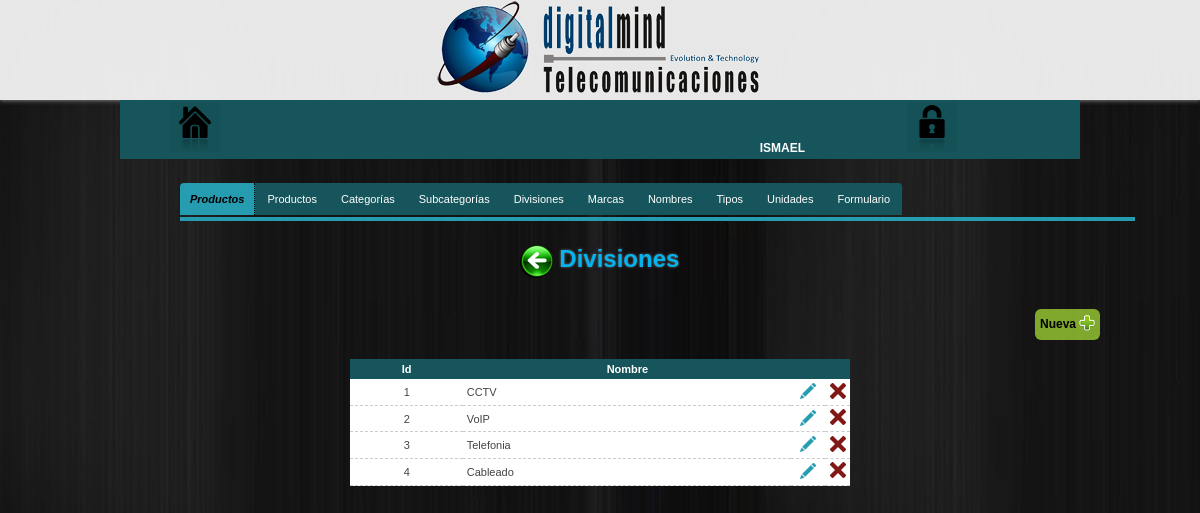
Page /configuracion/productos/divisiones (signed in) on the committed database.
### tables this page shows
CREATE TABLE IF NOT EXISTS `division` (
  `id_division` int(10) NOT NULL,
  `nombre_division` varchar(50) NOT NULL
);

### configuracion/productos/divisiones/classDivisiones.php (called while the page is built, shortened)
<?php
	class Divisiones
	{
		public function obtenerDivisionesProducto() {
			$Conexion = new dataBaseConn();
			$sth = $Conexion -> prepare('SELECT id_division,nombre_division FROM division');
			$sth -> execute();
			$divisionesProd = $sth -> fetchAll();
			return $divisionesProd;
		}
	}
?>

### libs/encrypt_decrypt_strings_urls.php (called while the page is built, shortened)
<?php
	function encrypt($string, $key) {
	   $result = '';
	   for($i=0; $i<strlen($string); $i++) {
	      $char = substr($string, $i, 1);
	      $keychar = substr($key, ($i % strlen($key))-1, 1);
	      $char = chr(ord($char)+ord($keychar));
	      $result.=$char;
	   }
	   return base64_encode($result);
	}
?>

### configuracion/productos/divisiones/tabla_divisionesp.php (the view, shortened to what this page needs)
<?php require_once("../../../libs/encrypt_decrypt_strings_urls.php"); ?>
<?php if($datDivisionProd = $fnDivisiones -> obtenerDivisionesProducto() ) : ?>
	<table class="datos-bd">
		<tr>
			<th>Id</th>
			<th>Nombre</th>
			<th>&nbsp;</th>
			<th>&nbsp;</th>
		</tr>
		<?php foreach($datDivisionProd as $divisionProd) : ?>
			<tr>
				<td><?=$divisionProd['id_division']?></td>
				<td style="text-align: left;"><?=$divisionProd['nombre_division']?></td>
				<td width="5%">
					<?php $idDivisionProd = encrypt($divisionProd['id_division'],"divisionesProductoDM") ?>
					<a href="actualizar_divisionp.php?IDdivision=<?=$idDivisionProd?>" class="EditDivProd"><img src="../../../images/editar.png" title="Editar"></a>
				</td>
				<td width="5%">
					<form action="" method="POST" enctype="application/x-www-form-urlencoded" target="_self">
						<button type="button" class="deleteDivProd">
							<img src="../../../images/eliminar.png" title="Borrar" alt="Borrar">
						</button>
					</form>
				</td>
			</tr>
		<?php endforeach; ?>
	</table>
	<br />
<?php else :?>
	<div class="vacio">
		(Sin registros)
	</div>
<?php endif; ?>

### css/menu.css (style rules this page uses)
* { margin: 0;padding: 0; }
a { color: #28C7E0;text-decoration:none; }
body { background: url(../images/bg.jpg) fixed; color:#444; font-family:Verdana,Helvetica,Sans-serif;font-size:12px; }
a { text-decoration: none; }

### css/tabla.css (style rules this page uses)
table { border-collapse: separate;font-size: 13px; margin: 0 0 30px 0; }
.datos-bd { background: #FFF; border-collapse: collapse; width: 500px; }
.datos-bd th { background: #16555B;color: #FFF; font-weight: bold; text-align: center; padding: .4em; }
.datos-bd td { border-bottom: 1px #CCC dashed; padding: .3em; text-align: center; }
.datos-bd a { color:#16555B;margin: .5em; }
button { background-color: transparent; border: none; cursor: pointer; }

### libs/dataTables/css/datatables.css (style rules this page uses)
table { border-collapse: separate; font-size: 11px; width: 80%; margin: 0 auto; }
button { background-color: transparent; border: none; cursor: pointer; }

### rows in the picture
division: id_division "1", nombre_division "CCTV"
division: id_division "2", nombre_division "VoIP"
division: id_division "3", nombre_division "Telefonia"
division: id_division "4", nombre_division "Cableado"

### other values in the picture
$_SESSION["usuario"] "ISMAEL"
